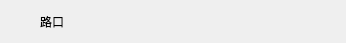
<?xml version="1.0" encoding="UTF-8"?>
<ui version="4.0">
 <class>playlistWidget</class>
 <widget class="QWidget" name="playlistWidget">
  <property name="geometry">
   <rect>
    <x>0</x>
    <y>0</y>
    <width>346</width>
    <height>43</height>
   </rect>
  </property>
  <property name="windowTitle">
   <string>Form</string>
  </property>
  <layout class="QHBoxLayout" name="horizontalLayout">
   <property name="spacing">
    <number>0</number>
   </property>
   <property name="leftMargin">
    <number>0</number>
   </property>
   <property name="topMargin">
    <number>0</number>
   </property>
   <property name="rightMargin">
    <number>0</number>
   </property>
   <property name="bottomMargin">
    <number>0</number>
   </property>
   <item>
    <widget class="QWidget" name="widget" native="true">
     <layout class="QHBoxLayout" name="horizontalLayout_2">
      <item>
       <widget class="QLabel" name="ledLabel">
        <property name="minimumSize">
         <size>
          <width>25</width>
          <height>25</height>
         </size>
        </property>
        <property name="maximumSize">
         <size>
          <width>25</width>
          <height>25</height>
         </size>
        </property>
        <property name="text">
         <string/>
        </property>
       </widget>
      </item>
      <item>
       <widget class="QLabel" name="addressLabel">
        <property name="styleSheet">
         <string notr="true">#addressLabel{
    font:12px &quot;微软雅黑&quot;;
}</string>
        </property>
        <property name="text">
         <string>路口</string>
        </property>
       </widget>
      </item>
      <item>
       <widget class="QLabel" name="showLabel">
        <property name="text">
         <string/>
        </property>
       </widget>
      </item>
     </layout>
    </widget>
   </item>
  </layout>
 </widget>
 <resources/>
 <connections/>
</ui>
